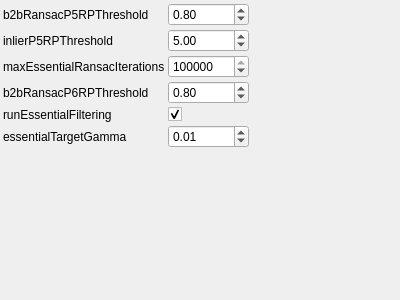
<?xml version="1.0" encoding="UTF-8"?>
<ui version="4.0">
 <class>PhotostationPlacerEssentialFilterParametersControlWidget</class>
 <widget class="QWidget" name="PhotostationPlacerEssentialFilterParametersControlWidget">
  <property name="geometry">
   <rect>
    <x>0</x>
    <y>0</y>
    <width>400</width>
    <height>300</height>
   </rect>
  </property>
  <property name="windowTitle">
   <string>PhotostationPlacerEssentialFilterParameters</string>
  </property>
   <layout class="QGridLayout" name="gridLayout">
    <property name="margin">
     <number>3</number>
    </property>
    <property name="spacing">
     <number>3</number>
    </property>
    <item row="0" column="0">
     <widget class="QLabel" name="label_0">
       <property name="text">
         <string>b2bRansacP5RPThreshold</string>
       </property>
     </widget>
    </item>
    <item row="0" column="1">
     <widget class="QDoubleSpinBox" name="b2bRansacP5RPThresholdSpinBox">
       <property name="toolTip">
         <string>Best-2nd best essential estimator threshold</string>
       </property>
       <property name="minimum">
        <double>-50000</double>
       </property>
       <property name="maximum">
        <double>50000</double>
       </property>
       <property name="singleStep">
        <double>1</double>
       </property>
       <property name="value">
        <double>0.8</double>
       </property>
     </widget>
    </item>
    <item row="1" column="0">
     <widget class="QLabel" name="label_1">
       <property name="text">
         <string>inlierP5RPThreshold</string>
       </property>
     </widget>
    </item>
    <item row="1" column="1">
     <widget class="QDoubleSpinBox" name="inlierP5RPThresholdSpinBox">
       <property name="toolTip">
         <string>Inlier threshold</string>
       </property>
       <property name="minimum">
        <double>-50000</double>
       </property>
       <property name="maximum">
        <double>50000</double>
       </property>
       <property name="singleStep">
        <double>1</double>
       </property>
       <property name="value">
        <double>5</double>
       </property>
     </widget>
    </item>
    <item row="2" column="0">
     <widget class="QLabel" name="label_2">
       <property name="text">
         <string>maxEssentialRansacIterations</string>
       </property>
     </widget>
    </item>
    <item row="2" column="1">
     <widget class="QSpinBox" name="maxEssentialRansacIterationsSpinBox">
       <property name="toolTip">
         <string>Maximal essential estimator rounds</string>
       </property>
       <property name="minimum">
        <number>0</number>
       </property>
       <property name="maximum">
        <number>5000000</number>
       </property>
       <property name="singleStep">
        <number>100</number>
       </property>
       <property name="value">
        <number>600000</number>
       </property>
     </widget>
    </item>
    <item row="3" column="0">
     <widget class="QLabel" name="label_3">
       <property name="text">
         <string>b2bRansacP6RPThreshold</string>
       </property>
     </widget>
    </item>
    <item row="3" column="1">
     <widget class="QDoubleSpinBox" name="b2bRansacP6RPThresholdSpinBox">
       <property name="toolTip">
         <string>Best-2nd best relative pose estimator threshold</string>
       </property>
       <property name="minimum">
        <double>-50000</double>
       </property>
       <property name="maximum">
        <double>50000</double>
       </property>
       <property name="singleStep">
        <double>1</double>
       </property>
       <property name="value">
        <double>0.8</double>
       </property>
     </widget>
    </item>
    <item row="4" column="0">
     <widget class="QLabel" name="label_4">
       <property name="text">
         <string>runEssentialFiltering</string>
       </property>
     </widget>
    </item>
    <item row="4" column="1">
     <widget class="QCheckBox" name="runEssentialFilteringCheckBox">
       <property name="toolTip">
         <string>Run essential filtering prior relative pose estimation</string>
       </property>
       <property name="checked">
           <bool>true</bool>
       </property>
     </widget>
    </item>
    <item row="5" column="0">
     <widget class="QLabel" name="label_5">
       <property name="text">
         <string>essentialTargetGamma</string>
       </property>
     </widget>
    </item>
    <item row="5" column="1">
     <widget class="QDoubleSpinBox" name="essentialTargetGammaSpinBox">
       <property name="toolTip">
         <string>essentialTargetGamma</string>
       </property>
       <property name="minimum">
        <double>0</double>
       </property>
       <property name="maximum">
        <double>50000</double>
       </property>
       <property name="singleStep">
        <double>0.01</double>
       </property>
       <property name="value">
        <double>0.01</double>
       </property>
     </widget>
    </item>
   <item row="6" column="0">
    <spacer name="verticalSpacer">
     <property name="orientation">
      <enum>Qt::Vertical</enum>
     </property>
     <property name="sizeHint" stdset="0">
      <size>
       <width>0</width>
       <height>0</height>
      </size>
     </property>
    </spacer>
   </item>
   <item row="6" column="2">
    <spacer name="horizontalSpacer">
     <property name="orientation">
      <enum>Qt::Horizontal</enum>
     </property>
     <property name="sizeHint" stdset="0">
      <size>
       <width>0</width>
       <height>0</height>
      </size>
     </property>
    </spacer>
   </item>
  </layout>
 </widget>
 <layoutdefault spacing="3" margin="3"/>
 <resources/>
 <connections>
  <connection>
   <sender>b2bRansacP5RPThresholdSpinBox</sender>
   <signal>valueChanged(double)</signal>
   <receiver>PhotostationPlacerEssentialFilterParametersControlWidget</receiver>
   <slot>changeParameters()</slot>
  </connection>
  <connection>
   <sender>inlierP5RPThresholdSpinBox</sender>
   <signal>valueChanged(double)</signal>
   <receiver>PhotostationPlacerEssentialFilterParametersControlWidget</receiver>
   <slot>changeParameters()</slot>
  </connection>
  <connection>
   <sender>maxEssentialRansacIterationsSpinBox</sender>
   <signal>valueChanged(int)</signal>
   <receiver>PhotostationPlacerEssentialFilterParametersControlWidget</receiver>
   <slot>changeParameters()</slot>
  </connection>
  <connection>
   <sender>b2bRansacP6RPThresholdSpinBox</sender>
   <signal>valueChanged(double)</signal>
   <receiver>PhotostationPlacerEssentialFilterParametersControlWidget</receiver>
   <slot>changeParameters()</slot>
  </connection>
  <connection>
   <sender>runEssentialFilteringCheckBox</sender>
   <signal>stateChanged(int)</signal>
   <receiver>PhotostationPlacerEssentialFilterParametersControlWidget</receiver>
   <slot>changeParameters()</slot>
  </connection>
  <connection>
   <sender>essentialTargetGammaSpinBox</sender>
   <signal>valueChanged(double)</signal>
   <receiver>PhotostationPlacerEssentialFilterParametersControlWidget</receiver>
   <slot>changeParameters()</slot>
  </connection>
 </connections>
 <slots>
  <slot>changeParameters()</slot>
 </slots>
 <customwidgets>
 </customwidgets>
</ui>
